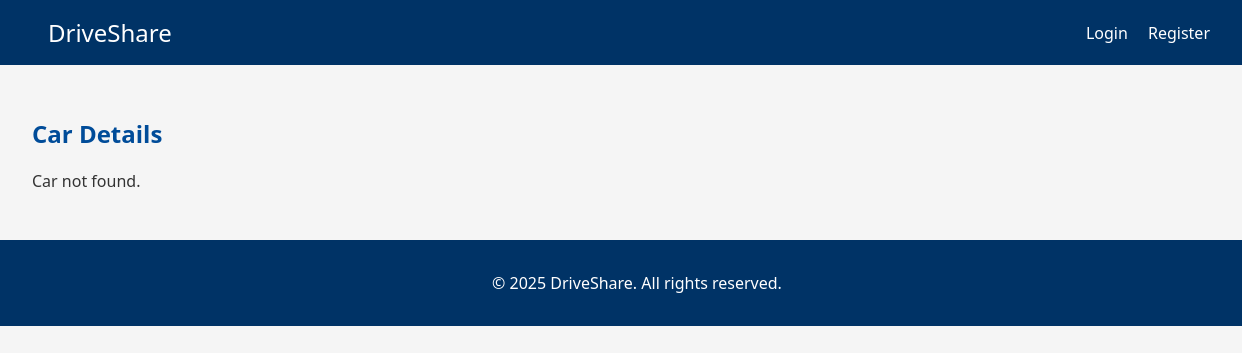
The app's page /car/1, older data.
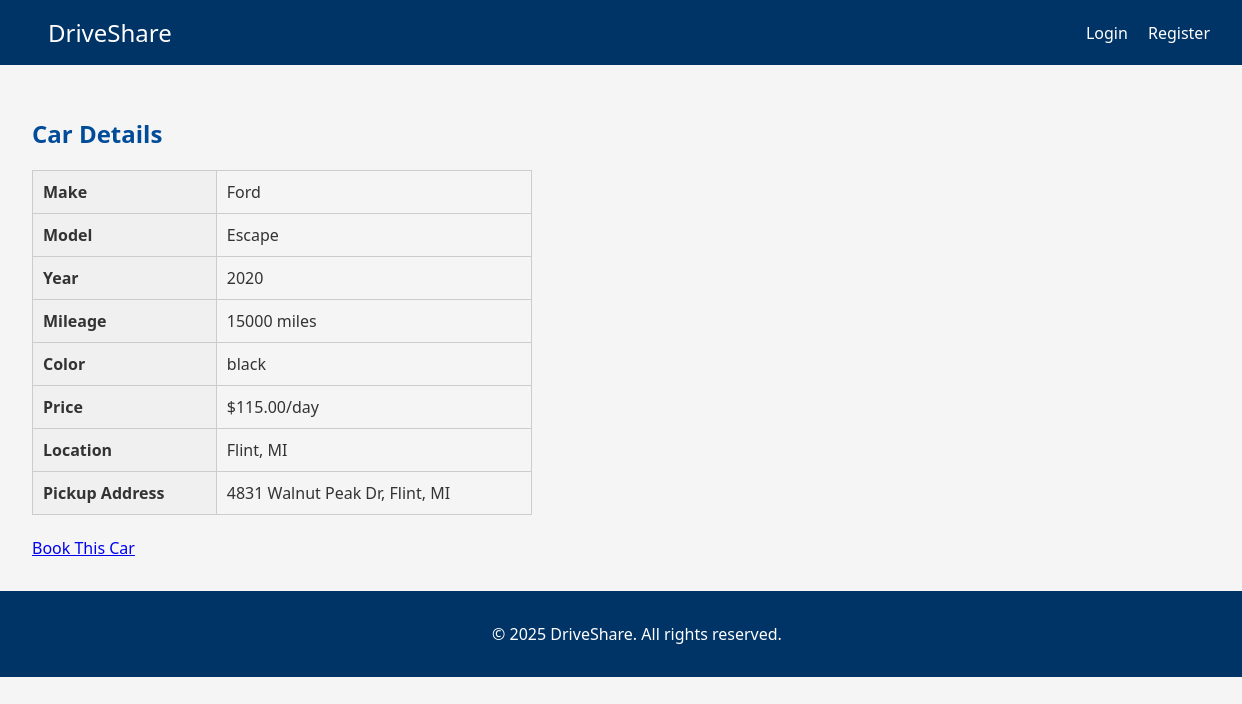
The same page, newer data.
### tables this page shows
CREATE TABLE cars (
                id INTEGER PRIMARY KEY AUTOINCREMENT,
                owner_id INTEGER NOT NULL,
                model TEXT NOT NULL,
                make TEXT NOT NULL,
                year INTEGER NOT NULL,
                mileage INTEGER NOT NULL,
                color TEXT,
                price REAL NOT NULL,
                location TEXT NOT NULL,
                precise_location TEXT,
                is_available BOOLEAN DEFAULT 1,
                image_url TEXT,
                created_at TIMESTAMP DEFAULT CURRENT_TIMESTAMP,
                FOREIGN KEY(owner_id) REFERENCES users(id) ON DELETE CASCADE
            );

### routes.py (the view)
    @app.route("/car/<int:car_id>")
    def car_detail(car_id):
        car = None
        try:
            with sqlite3.connect("database.db") as conn:
                conn.row_factory = sqlite3.Row
                cursor = conn.cursor()
                cursor.execute("SELECT * FROM cars WHERE id = ?", (car_id,))
                car = cursor.fetchone()
        except Exception as e:
            flash(f"Error retrieving car details: {str(e)}")
        return render_template("car_detail.html", car=car)

### app.py (called while the page is built)
@app.context_processor
def inject_user_session():
    return dict(is_authenticated=UserSession.get_instance().is_authenticated())

### routes.py (called while the page is built)
    @staticmethod
    def get_instance():
        if UserSession._instance is None:
            UserSession()
        return UserSession._instance

    def is_authenticated(self):
        return self.user_id is not None

### templates/car_detail.html (shortened to what this page needs)
{% extends 'base.html' %}
{% block content %}
<h2>Car Details</h2>
{% if car %}
<table class="info-table">
    <tr><th>Make</th><td>{{ car['make'] }}</td></tr>
    <tr><th>Model</th><td>{{ car['model'] }}</td></tr>
    <tr><th>Year</th><td>{{ car['year'] }}</td></tr>
    <tr><th>Mileage</th><td>{{ car['mileage'] }} miles</td></tr>
    <tr><th>Color</th><td>{{ car['color'] or 'N/A' }}</td></tr>
    <tr><th>Price</th><td>${{ "%.2f"|format(car['price']) }}/day</td></tr>
    <tr><th>Location</th><td>{{ car['location'] }}</td></tr>
    <tr><th>Pickup Address</th><td>{{ car['precise_location'] }}</td></tr>
</table>
<br>
<a href="{{ url_for('booking', car_id=car['id']) }}" class="dashboard-button">Book This Car</a>
{% else %}
<p>Car not found.</p>
{% endif %}
{% endblock %}

Row changes from the older to the newer data that the page shows:
added cars: make "Ford", model "Escape", year "2020", mileage "15000", color "black", price "115.00", location "Flint, MI", precise_location "4831 Walnut Peak Dr, Flint, MI"
Text that changed along with them:
text no longer shown: "Car not found."
text now shown: "Make Model Year Mileage miles Color Price $ /day Location Pickup Address Book This Car"
